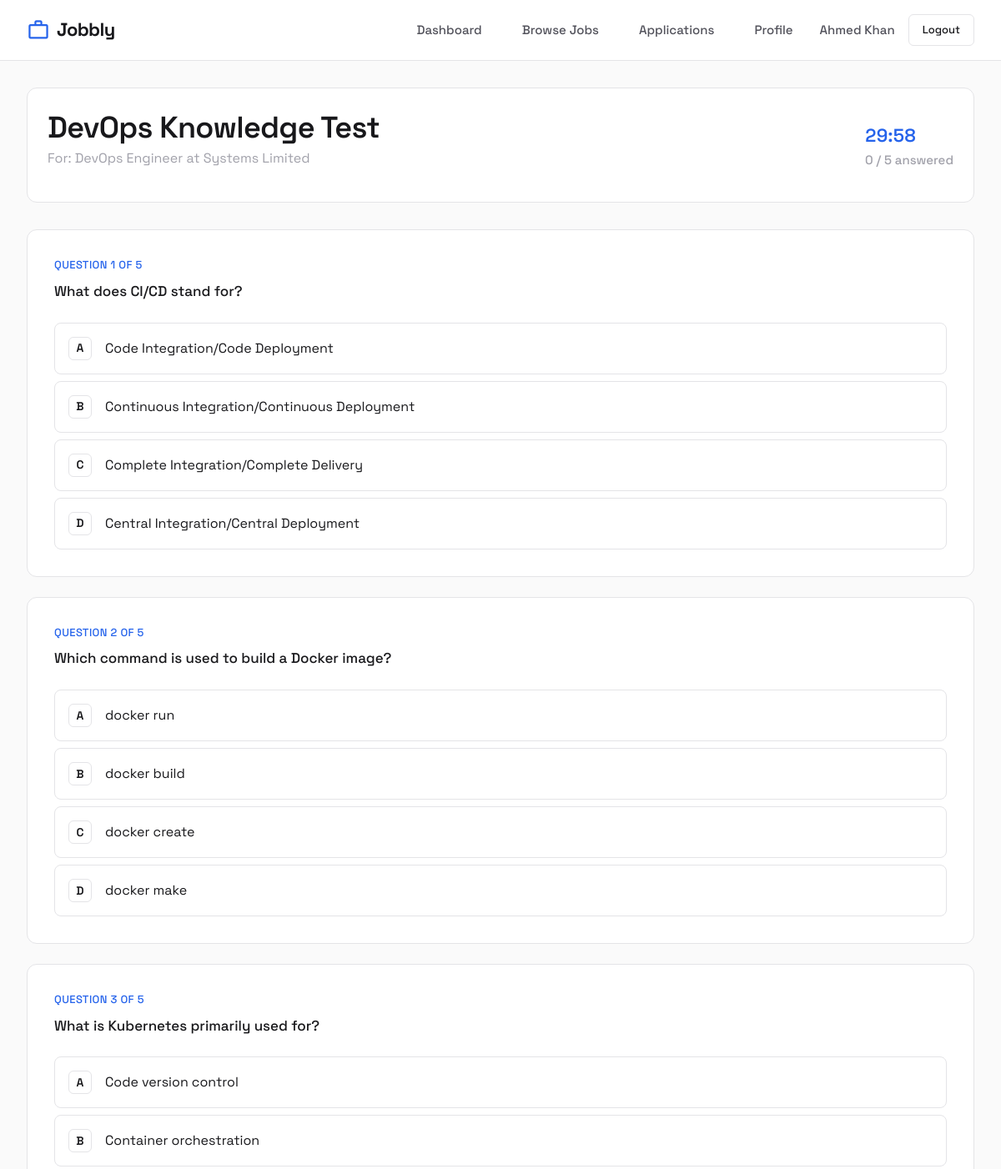
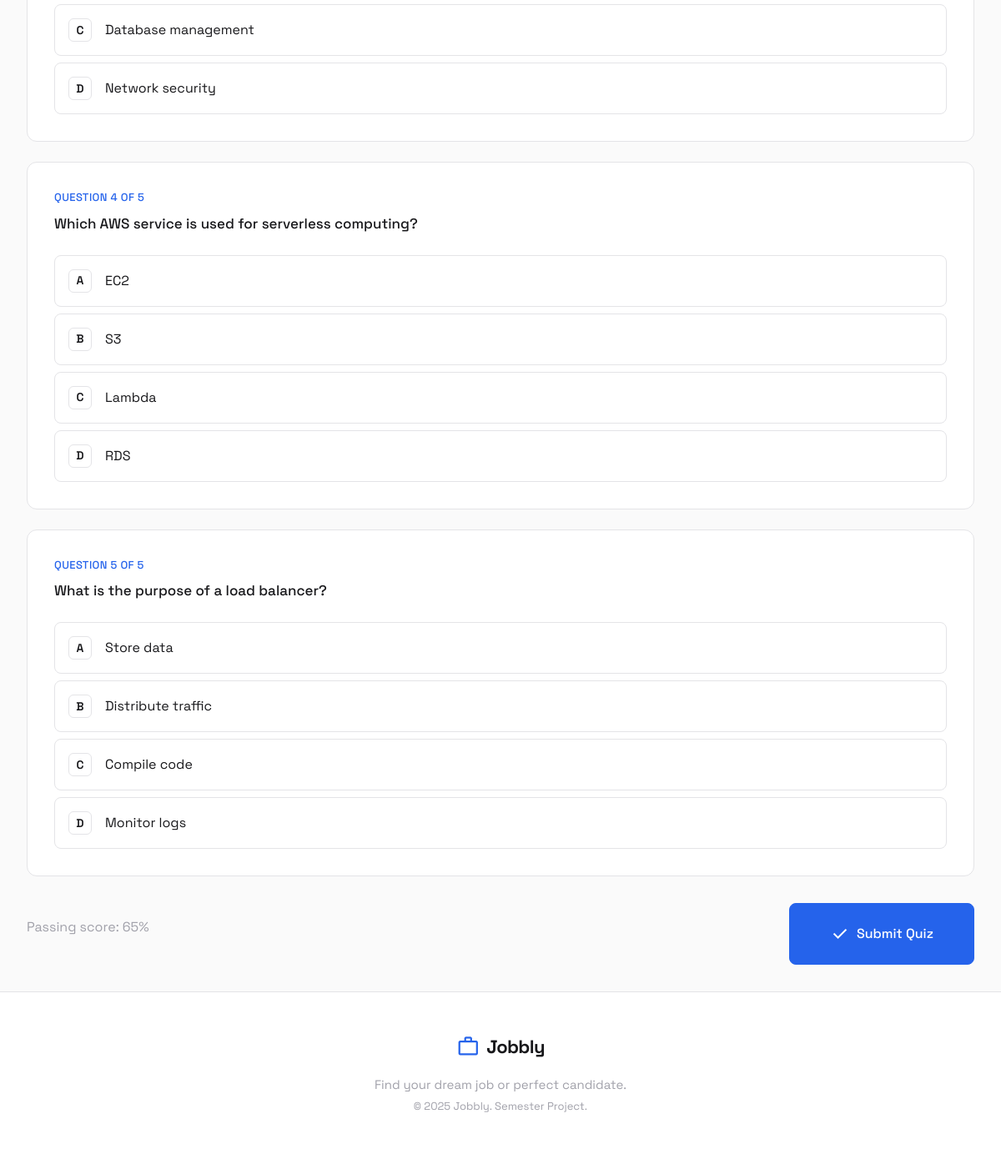
The page /seeker/take-quiz.php?job=3 (signed in) on the database its author committed (2 pictures, top to bottom).
### tables this page shows
CREATE TABLE quizzes (
    quiz_id INT AUTO_INCREMENT PRIMARY KEY,
    job_id INT NOT NULL UNIQUE,
    company_id INT NOT NULL,
    title VARCHAR(255) NOT NULL,
    duration INT DEFAULT 30,
    passing_score INT DEFAULT 60,
    created_date TIMESTAMP DEFAULT CURRENT_TIMESTAMP,
    FOREIGN KEY (job_id) REFERENCES jobs(job_id) ON DELETE CASCADE,
    FOREIGN KEY (company_id) REFERENCES companies(company_id) ON DELETE CASCADE
);

CREATE TABLE jobs (
    job_id INT AUTO_INCREMENT PRIMARY KEY,
    company_id INT NOT NULL,
    title VARCHAR(255) NOT NULL,
    description TEXT,
    location VARCHAR(255),
    salary_min INT,
    salary_max INT,
    job_type ENUM('full-time', 'part-time', 'internship', 'contract', 'remote') DEFAULT 'full-time',
    required_skills TEXT,
    required_education ENUM('Matric', 'Inter', 'BS', 'MS', 'PhD') DEFAULT 'Matric',
    posted_date TIMESTAMP DEFAULT CURRENT_TIMESTAMP,
    status ENUM('active', 'closed') DEFAULT 'active',
    FOREIGN KEY (company_id) REFERENCES companies(company_id) ON DELETE CASCADE
);

CREATE TABLE companies (
    company_id INT AUTO_INCREMENT PRIMARY KEY,
    user_id INT NOT NULL UNIQUE,
    company_name VARCHAR(255) NOT NULL,
    description TEXT,
    logo_url VARCHAR(255),
    website VARCHAR(255),
    contact_no VARCHAR(50),
    FOREIGN KEY (user_id) REFERENCES users(user_id) ON DELETE CASCADE
);

CREATE TABLE questions (
    question_id INT AUTO_INCREMENT PRIMARY KEY,
    quiz_id INT NOT NULL,
    question_text TEXT NOT NULL,
    option_a VARCHAR(255) NOT NULL,
    option_b VARCHAR(255) NOT NULL,
    option_c VARCHAR(255) NOT NULL,
    option_d VARCHAR(255) NOT NULL,
    correct_answer ENUM('A', 'B', 'C', 'D') NOT NULL,
    FOREIGN KEY (quiz_id) REFERENCES quizzes(quiz_id) ON DELETE CASCADE
);

### includes/functions.php (called while the page is built, shortened)
<?php
function e($string) {
    return htmlspecialchars($string, ENT_QUOTES, 'UTF-8');
}
function getJobById($jobId) {
    $db = getDB();
    $stmt = $db->prepare("
        SELECT j.*, c.company_name, c.logo_url, c.description as company_desc, c.website
        FROM jobs j
        JOIN companies c ON j.company_id = c.company_id
        WHERE j.job_id = ?
    ");
    $stmt->execute([$jobId]);
    return $stmt->fetch();
}

### seeker/take-quiz.php (the view, shortened to what this page needs)
<?php
$jobId = $_GET['job'] ?? null;
$db = getDB();
$job = getJobById($jobId);
$quiz = jobHasQuiz($jobId);
$stmt = $db->prepare("SELECT * FROM quizzes WHERE quiz_id = ?");
$stmt->execute([$quiz['quiz_id']]);
$quizDetails = $stmt->fetch();
$stmt = $db->prepare("SELECT * FROM questions WHERE quiz_id = ? ORDER BY question_id");
$stmt->execute([$quiz['quiz_id']]);
$questions = $stmt->fetchAll();
require_once __DIR__ . '/../includes/header.php';
?>
<div class="quiz-header">
    <div>
        <h2><?= e($quizDetails['title']) ?></h2>
        <p class="text-muted">For: <?= e($job['title']) ?> at <?= e($job['company_name']) ?></p>
    </div>
    <div class="text-right">
        <div class="quiz-timer" id="quizTimer">--:--</div>
        <div class="quiz-progress" id="quizProgress">0 / <?= count($questions) ?> answered</div>
    </div>
</div>
<form method="POST" action="" id="quizForm" onsubmit="return submitQuiz()" novalidate>
    <?php foreach ($questions as $index => $q): ?>
    <div class="question-card">
        <div class="question-number">Question <?= $index + 1 ?> of <?= count($questions) ?></div>
        <div class="question-text"><?= e($q['question_text']) ?></div>
        <div class="options-list">
            <div class="option-item" data-question="<?= $q['question_id'] ?>" data-answer="A">
                <span class="option-letter">A</span>
                <span><?= e($q['option_a']) ?></span>
            </div>
            <div class="option-item" data-question="<?= $q['question_id'] ?>" data-answer="B">
                <span class="option-letter">B</span>
                <span><?= e($q['option_b']) ?></span>
            </div>
            <div class="option-item" data-question="<?= $q['question_id'] ?>" data-answer="C">
                <span class="option-letter">C</span>
                <span><?= e($q['option_c']) ?></span>
            </div>
            <div class="option-item" data-question="<?= $q['question_id'] ?>" data-answer="D">
                <span class="option-letter">D</span>
                <span><?= e($q['option_d']) ?></span>
            </div>
        </div>
    </div>
    <?php endforeach; ?>
    <div class="flex justify-between items-center mt-xl">
        <p class="text-muted">
            Passing score: <?= e($quizDetails['passing_score']) ?>%
        </p>
        <button type="submit" class="btn btn-primary btn-lg">
            <span class="material-symbols-outlined">check</span>
            Submit Quiz
        </button>
    </div>
</form>
<?php require_once __DIR__ . '/../includes/footer.php'; ?>

### assets/css/variables.css (style rules this page uses)
:root { --primary: #2563eb; --primary-hover: #1d4ed8; --primary-light: #eff6ff; --primary-subtle: rgba(37, 99, 235, 0.06); --accent-yellow: #f59e0b; --accent-green: #10b981; --accent-red: #ef4444; --accent-purple: #8b5cf6; --success: #22c55e; --bg: #fafafa; --bg-alt: #ffffff; --bg-elevated: #ffffff; --text: #18181b; --text-secondary: #52525b; --text-muted: #a1a1aa; --border: #e4e4e7; --border-hover: #d4d4d8; --shadow-xs: 0 1px 2px rgba(0, 0, 0, 0.04); --shadow-sm: 0 2px 4px rgba(0, 0, 0, 0.04), 0 1px 2px rgba(0, 0, 0, 0.02); --shadow-md: 0 4px 12px rgba(0, 0, 0, 0.06), 0 2px 4px rgba(0, 0, 0, 0.04); --shadow-lg: 0 8px 24px rgba(0, 0, 0, 0.08), 0 4px 8px rgba(0, 0, 0, 0.04); --shadow-xl: 0 16px 48px rgba(0, 0, 0, 0.1); --ring: 0 0 0 3px rgba(37, 99, 235, 0.15); --space-xs: 0.25rem; --space-sm: 0.5rem; --space-md: 1rem; --space-lg: 1.5rem; --space-xl: 2rem; --space-2xl: 3rem; --space-3xl: 4rem; --border-width: 1px; --radius-sm: 6px; --radius-md: 8px; --radius-lg: 12px; --radius-xl: 16px; --radius-full: 9999px; --transition-fast: 0.15s ease; --transition: 0.2s ease; --transition-slow: 0.3s ease; }

### assets/css/style.css (style rules this page uses)
* { margin: 0; padding: 0; box-sizing: border-box; }
html { scroll-behavior: smooth; }
body { font-family: 'Space Grotesk', -apple-system, BlinkMacSystemFont, sans-serif; background: var(--bg); color: var(--text); line-height: 1.6; min-height: 100vh; display: flex; flex-direction: column; -webkit-font-smoothing: antialiased; -moz-osx-font-smoothing: grayscale; }
h1, h2, h3, h4, h5, h6 { font-weight: 600; line-height: 1.3; letter-spacing: -0.02em; color: var(--text); }
h2 { font-size: clamp(1.5rem, 4vw, 2.25rem); }
p { margin-bottom: var(--space-md); color: var(--text-secondary); }
.text-muted { color: var(--text-muted); }
.mt-xl { margin-top: var(--space-xl); }
.flex { display: flex; }
.items-center { align-items: center; }
.justify-between { justify-content: space-between; }

### assets/css/components.css (style rules this page uses)
.btn { display: inline-flex; align-items: center; justify-content: center; gap: var(--space-sm); padding: var(--space-md) var(--space-lg); font-family: inherit; font-size: 0.9375rem; font-weight: 500; text-decoration: none; border: var(--border-width) solid var(--border); border-radius: var(--radius-md); cursor: pointer; transition: all 0.2s cubic-bezier(0.4, 0, 0.2, 1); background: var(--bg-alt); color: var(--text); position: relative; overflow: hidden; }
.btn-primary { background: var(--primary); color: white; border-color: var(--primary); }
.btn-lg { padding: var(--space-lg) var(--space-2xl); font-size: 1rem; }
.quiz-header { background: var(--bg-alt); border: var(--border-width) solid var(--border); border-radius: var(--radius-lg); padding: var(--space-lg); margin-bottom: var(--space-xl); display: flex; justify-content: space-between; align-items: center; flex-wrap: wrap; gap: var(--space-md); }
.quiz-timer { font-size: 1.375rem; font-weight: 600; color: var(--primary); font-variant-numeric: tabular-nums; }
.quiz-progress { color: var(--text-muted); font-weight: 500; font-size: 0.9375rem; }
.question-card { background: var(--bg-alt); border: var(--border-width) solid var(--border); border-radius: var(--radius-lg); padding: var(--space-xl); margin-bottom: var(--space-lg); }
.question-number { font-size: 0.8125rem; font-weight: 500; color: var(--primary); margin-bottom: var(--space-sm); text-transform: uppercase; letter-spacing: 0.03em; }
.question-text { font-size: 1.0625rem; font-weight: 500; margin-bottom: var(--space-lg); line-height: 1.5; }
.options-list { display: flex; flex-direction: column; gap: var(--space-sm); }
.option-item { display: flex; align-items: center; gap: var(--space-md); padding: var(--space-md); border: var(--border-width) solid var(--border); border-radius: var(--radius-md); cursor: pointer; transition: all 0.2s cubic-bezier(0.4, 0, 0.2, 1); }
.option-letter { width: 28px; height: 28px; display: flex; align-items: center; justify-content: center; font-weight: 600; font-size: 0.875rem; border: var(--border-width) solid var(--border); border-radius: var(--radius-sm); flex-shrink: 0; }

### rows shown on the page
quizzes: title "DevOps Knowledge Test", passing_score "65"
jobs: title "DevOps Engineer", company.company_name "Systems Limited"
questions: count($questions) "5", question_text "What does CI/CD stand for?", option_a "Code Integration/Code Deployment", option_b "Continuous Integration/Continuous Deployment", option_c "Complete Integration/Complete Delivery", option_d "Central Integration/Central Deployment"
questions: count($questions) "5", question_text "Which command is used to build a Docker image?", option_a "docker run", option_b "docker build", option_c "docker create", option_d "docker make"
questions: count($questions) "5", question_text "What is Kubernetes primarily used for?", option_a "Code version control", option_b "Container orchestration", option_c "Database management", option_d "Network security"
questions: count($questions) "5", question_text "Which AWS service is used for serverless computing?", option_a "EC2", option_b "S3", option_c "Lambda", option_d "RDS"
questions: count($questions) "5", question_text "What is the purpose of a load balancer?", option_a "Store data", option_b "Distribute traffic", option_c "Compile code", option_d "Monitor logs"

### other values the page prints
SITE_NAME "Jobbly"
$_SESSION['company_name'] "Ahmed Khan"
count($questions) "5"
